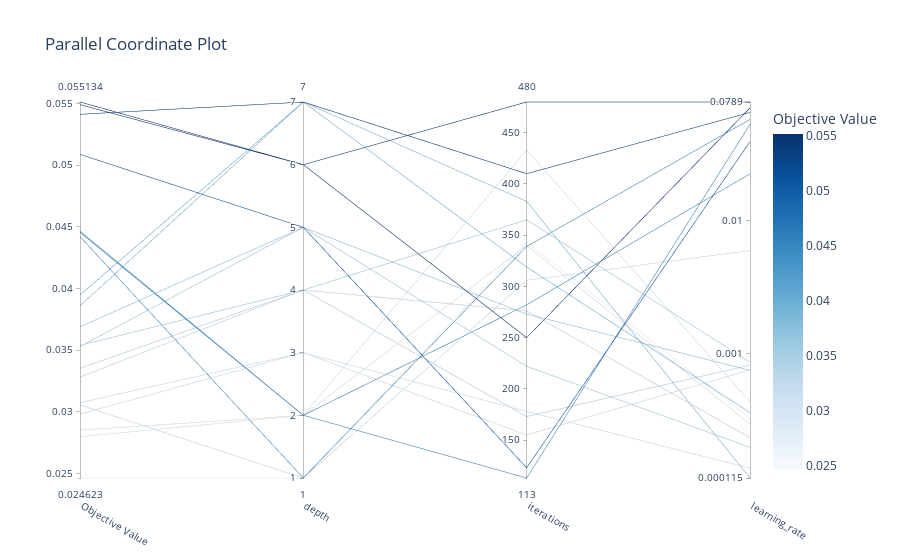

Here is the notebook cell this chart was saved with:
### Code cell
fig = optuna.visualization.plot_parallel_coordinate(study)
fig.show()

### Figure 1 — Plotly figure (JSON) as saved in the notebook; plotly's stock layout.template omitted (floating-point values rounded to 4 significant figures)
{"data": [{"dimensions": [{"label": "Objective Value", "range": [0.02462, 0.05513], "values": [0.05513, 0.02797, 0.05088, 0.0386, 0.02851, 0.03352, 0.03689, 0.03073, 0.04465, 0.03055, 0.02462, 0.05492, 0.0353, 0.03281, 0.04455, 0.03539, 0.03947, 0.05414, 0.04421, 0.02981]}, {"label": "depth", "range": [1, 7], "values": [6, 2, 5, 7, 2, 4, 5, 3, 2, 1, 1, 6, 5, 4, 2, 4, 7, 7, 1, 3]}, {"label": "iterations", "range": [113, 480], "values": [250, 340, 123, 383, 433, 173, 273, 155, 282, 306, 343, 480, 222, 276, 113, 365, 319, 410, 339, 178]}, {"label": "learning_rate", "range": [-3.938, -1.103], "ticktext": ["0.000115", "0.001", "0.01", "0.0789"], "tickvals": [-3.938, -3, -2, -1.103], "values": [-1.148, -3.532, -1.401, -3.938, -3.363, -3.087, -3.126, -3.124, -1.644, -2.223, -3.488, -1.103, -3.707, -3.634, -1.272, -3.065, -3.445, -1.182, -1.234, -3.864]}], "labelangle": 30, "labelside": "bottom", "line": {"color": [0.05513, 0.02797, 0.05088, 0.0386, 0.02851, 0.03352, 0.03689, 0.03073, 0.04465, 0.03055, 0.02462, 0.05492, 0.0353, 0.03281, 0.04455, 0.03539, 0.03947, 0.05414, 0.04421, 0.02981], "colorbar": {"title": {"text": "Objective Value"}}, "colorscale": [[0, "rgb(247,251,255)"], [0.125, "rgb(222,235,247)"], [0.25, "rgb(198,219,239)"], [0.375, "rgb(158,202,225)"], [0.5, "rgb(107,174,214)"], [0.625, "rgb(66,146,198)"], [0.75, "rgb(33,113,181)"], [0.875, "rgb(8,81,156)"], [1, "rgb(8,48,107)"]], "reversescale": false, "showscale": true}, "type": "parcoords"}], "layout": {"title": {"text": "Parallel Coordinate Plot"}}}
